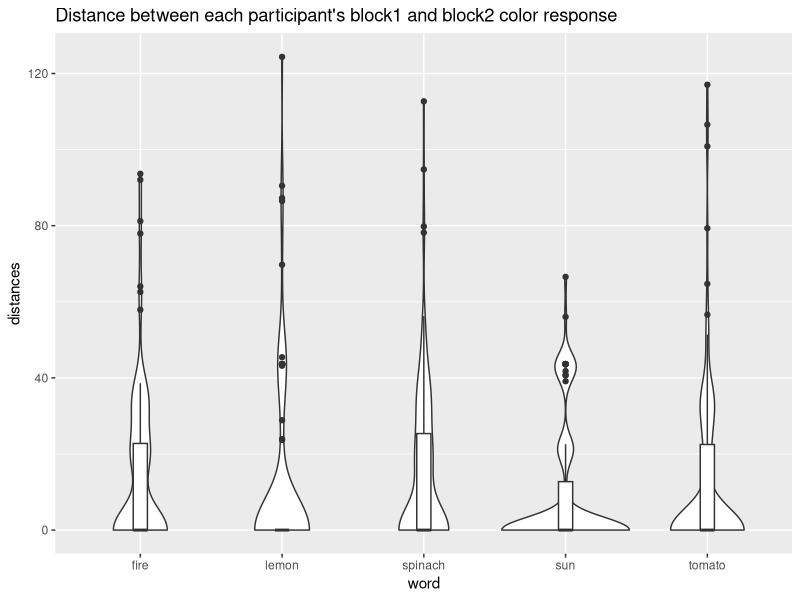
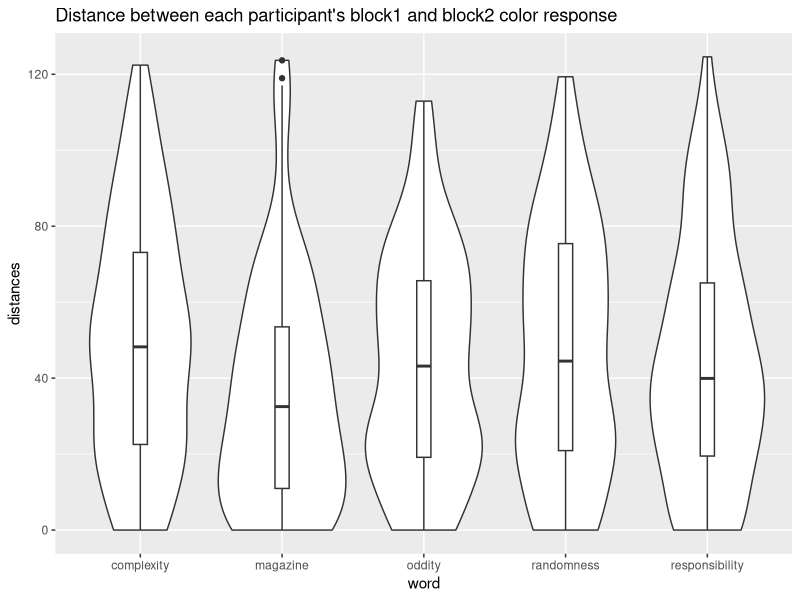

The R source for these figures, in order:
## ---- chunk 1
library(tidyverse)
library(knitr)
library(scales)
library(xtable)
library(broom)
## ---- chunk 2
d = read_csv('./intra-participant/block1-block2-dists.csv') 
## ---- chunk 3
selectedWords <- filter(d, word %in% c('lemon', 'sun', 'tomato', 'fire', 'spinach'))

selectedWords %>%
  ggplot(aes(x = word, y = distances)) + 
  geom_violin() +
  geom_boxplot(width = 0.1) +
  ggtitle("Distance between each participant's block1 and block2 color response")
## ---- chunk 4
selectedWords <- filter(d, word %in% c('magazine', 'randomness', 'complexity', 'responsibility', 'oddity'))

selectedWords %>%
  ggplot(aes(x = word, y = distances)) + 
  geom_violin() +
  geom_boxplot(width = 0.1) +
  ggtitle("Distance between each participant's block1 and block2 color response")
